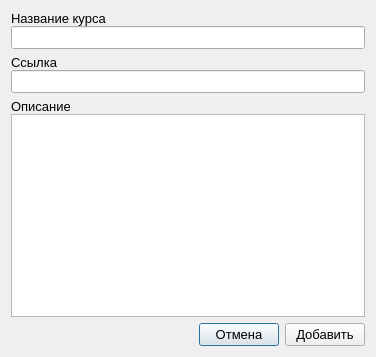
<?xml version="1.0" encoding="UTF-8"?>
<ui version="4.0">
 <class>CourseDialog</class>
 <widget class="QDialog" name="CourseDialog">
  <property name="geometry">
   <rect>
    <x>0</x>
    <y>0</y>
    <width>376</width>
    <height>357</height>
   </rect>
  </property>
  <property name="windowTitle">
   <string>Dialog</string>
  </property>
  <layout class="QVBoxLayout" name="verticalLayout_4">
   <item>
    <layout class="QVBoxLayout" name="verticalLayout">
     <property name="spacing">
      <number>0</number>
     </property>
     <item>
      <widget class="QLabel" name="label">
       <property name="font">
        <font>
         <pointsize>10</pointsize>
        </font>
       </property>
       <property name="text">
        <string>Название курса</string>
       </property>
      </widget>
     </item>
     <item>
      <widget class="QLineEdit" name="edtName">
       <property name="font">
        <font>
         <pointsize>10</pointsize>
        </font>
       </property>
      </widget>
     </item>
    </layout>
   </item>
   <item>
    <layout class="QVBoxLayout" name="verticalLayout_2">
     <property name="spacing">
      <number>0</number>
     </property>
     <item>
      <widget class="QLabel" name="label_2">
       <property name="font">
        <font>
         <pointsize>10</pointsize>
        </font>
       </property>
       <property name="text">
        <string>Ссылка</string>
       </property>
      </widget>
     </item>
     <item>
      <widget class="QLineEdit" name="edtLink">
       <property name="font">
        <font>
         <pointsize>10</pointsize>
        </font>
       </property>
      </widget>
     </item>
    </layout>
   </item>
   <item>
    <layout class="QVBoxLayout" name="verticalLayout_3">
     <property name="spacing">
      <number>0</number>
     </property>
     <item>
      <widget class="QLabel" name="label_3">
       <property name="font">
        <font>
         <pointsize>10</pointsize>
        </font>
       </property>
       <property name="text">
        <string>Описание</string>
       </property>
      </widget>
     </item>
     <item>
      <widget class="QTextEdit" name="edtInfo">
       <property name="font">
        <font>
         <pointsize>10</pointsize>
        </font>
       </property>
      </widget>
     </item>
    </layout>
   </item>
   <item>
    <layout class="QHBoxLayout" name="horizontalLayout">
     <item>
      <spacer name="horizontalSpacer">
       <property name="orientation">
        <enum>Qt::Horizontal</enum>
       </property>
       <property name="sizeHint" stdset="0">
        <size>
         <width>40</width>
         <height>20</height>
        </size>
       </property>
      </spacer>
     </item>
     <item>
      <widget class="QPushButton" name="btnCancel">
       <property name="font">
        <font>
         <pointsize>10</pointsize>
        </font>
       </property>
       <property name="text">
        <string>Отмена</string>
       </property>
       <property name="icon">
        <iconset>
         <normalon>:/images/close.png</normalon>
        </iconset>
       </property>
      </widget>
     </item>
     <item>
      <widget class="QPushButton" name="btnAdd">
       <property name="font">
        <font>
         <pointsize>10</pointsize>
        </font>
       </property>
       <property name="text">
        <string>Добавить</string>
       </property>
       <property name="icon">
        <iconset>
         <normalon>:/images/add1.png</normalon>
        </iconset>
       </property>
      </widget>
     </item>
    </layout>
   </item>
  </layout>
 </widget>
 <resources/>
 <connections/>
</ui>
